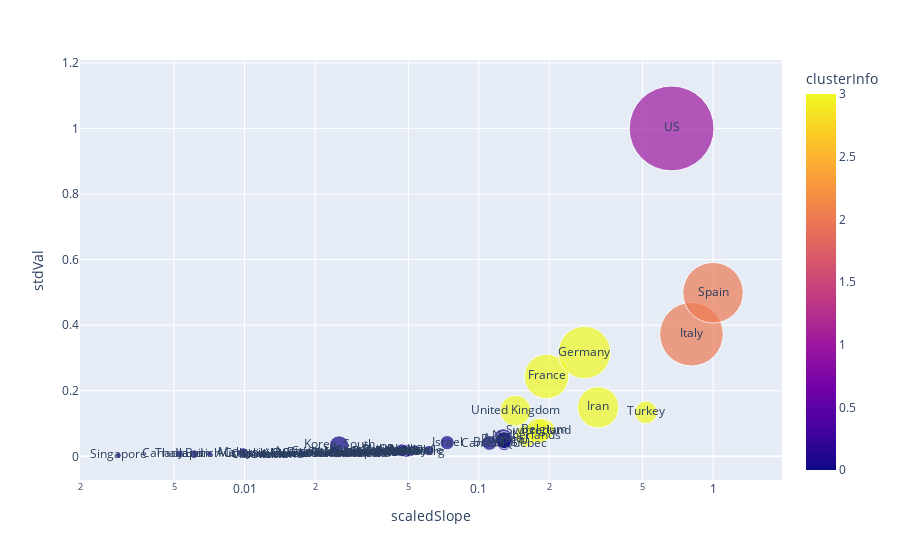

Notebook code for this chart:
### Code cell
import plotly.express as px
fig = px.scatter(filoverallSpacingDF, x="scaledSlope", y="stdVal",
	         size="lastValue", color="clusterInfo",
                 hover_name="countryName", log_x=True, size_max=60,text='countryName')
fig.update_layout(showlegend=False)
fig.show()

### Figure 1 — Plotly figure (JSON) as saved in the notebook; plotly's stock layout.template omitted (floating-point values rounded to 4 significant figures)
{"data": [{"hoverlabel": {"namelength": 0}, "hovertemplate": "<b>%{hovertext}</b><br><br>scaledSlope=%{x}<br>stdVal=%{y}<br>lastValue=%{marker.size}<br>countryName=%{text}<br>clusterInfo=%{marker.color}", "hovertext": ["AustraliaNew South Wales", "AustraliaVictoria", "Austria", "Belgium", "Brazil", "CanadaBritish Columbia", "CanadaOntario", "CanadaQuebec", "Chile", "Colombia", "Croatia", "Czechia", "Denmark", "Dominican Republic", "Ecuador", "Finland", "France", "Germany", "Greece", "Iceland", "India", "Indonesia", "Iran", "Ireland", "Israel", "Italy", "Japan", "Korea, South", "Luxembourg", "Malaysia", "Mexico", "Netherlands", "Norway", "Pakistan", "Panama", "Peru", "Philippines", "Poland", "Portugal", "Romania", "Russia", "Saudi Arabia", "Serbia", "Singapore", "Slovenia", "South Africa", "Spain", "Sweden", "Switzerland", "Thailand", "Turkey", "United Kingdom", "US"], "legendgroup": "", "marker": {"color": [0, 0, 0, 3, 0, 0, 0, 0, 0, 0, 0, 0, 0, 0, 0, 0, 3, 3, 0, 0, 0, 0, 3, 0, 0, 2, 0, 0, 0, 0, 0, 3, 0, 0, 0, 0, 0, 0, 0, 0, 0, 0, 0, 0, 0, 0, 2, 0, 3, 0, 3, 3, 1], "coloraxis": "coloraxis", "size": [2032, 917, 10180, 12775, 5717, 1013, 1966, 4162, 2738, 906, 867, 3308, 2860, 1109, 2240, 1418, 52128, 71808, 1314, 1135, 1397, 1528, 44605, 3235, 5358, 105792, 1953, 9786, 2178, 2766, 1094, 12595, 4641, 1938, 1181, 1065, 2084, 2311, 7443, 2245, 2337, 1563, 900, 926, 802, 1353, 95923, 4435, 16605, 1651, 13531, 25150, 188172], "sizemode": "area", "sizeref": 52.27, "symbol": "circle"}, "mode": "markers+text", "name": "", "showlegend": false, "text": ["AustraliaNew South Wales", "AustraliaVictoria", "Austria", "Belgium", "Brazil", "CanadaBritish Columbia", "CanadaOntario", "CanadaQuebec", "Chile", "Colombia", "Croatia", "Czechia", "Denmark", "Dominican Republic", "Ecuador", "Finland", "France", "Germany", "Greece", "Iceland", "India", "Indonesia", "Iran", "Ireland", "Israel", "Italy", "Japan", "Korea, South", "Luxembourg", "Malaysia", "Mexico", "Netherlands", "Norway", "Pakistan", "Panama", "Peru", "Philippines", "Poland", "Portugal", "Romania", "Russia", "Saudi Arabia", "Serbia", "Singapore", "Slovenia", "South Africa", "Spain", "Sweden", "Switzerland", "Thailand", "Turkey", "United Kingdom", "US"], "type": "scatter", "x": [0.02748, 0.01184, 0.1272, 0.1892, 0.111, 0.007093, 0.02392, 0.1282, 0.06114, 0.02473, 0.01067, 0.04988, 0.03718, 0.02606, 0.03082, 0.01779, 0.1946, 0.2826, 0.0159, 0.01463, 0.02036, 0.03144, 0.3233, 0.0534, 0.07329, 0.8089, 0.006096, 0.02533, 0.05104, 0.009874, 0.0157, 0.1592, 0.04889, 0.02897, 0.03351, 0.02272, 0.04256, 0.04367, 0.1282, 0.04071, 0.04834, 0.02656, 0.02316, 0.002895, 0.01219, 0.03257, 1, 0.04693, 0.1798, 0.005246, 0.5172, 0.1434, 0.6655], "xaxis": "x", "y": [0.0133, 0.006151, 0.05443, 0.08127, 0.04082, 0.006949, 0.01339, 0.03637, 0.01774, 0.005799, 0.004897, 0.01786, 0.01197, 0.008986, 0.01486, 0.0064, 0.2436, 0.3167, 0.005942, 0.004887, 0.009041, 0.007375, 0.1495, 0.01856, 0.04172, 0.3725, 0.006687, 0.03333, 0.01264, 0.0108, 0.007131, 0.06274, 0.01702, 0.0111, 0.00865, 0.0073, 0.01961, 0.01315, 0.04946, 0.01583, 0.01946, 0.009066, 0.00751, 0.003051, 0.002963, 0.01133, 0.4989, 0.0183, 0.07783, 0.007294, 0.1342, 0.1394, 1], "yaxis": "y"}], "layout": {"coloraxis": {"colorbar": {"title": {"text": "clusterInfo"}}, "colorscale": [[0, "#0d0887"], [0.1111, "#46039f"], [0.2222, "#7201a8"], [0.3333, "#9c179e"], [0.4444, "#bd3786"], [0.5556, "#d8576b"], [0.6667, "#ed7953"], [0.7778, "#fb9f3a"], [0.8889, "#fdca26"], [1, "#f0f921"]]}, "legend": {"itemsizing": "constant", "tracegroupgap": 0}, "margin": {"t": 60}, "showlegend": false, "xaxis": {"anchor": "y", "domain": [0, 1], "title": {"text": "scaledSlope"}, "type": "log"}, "yaxis": {"anchor": "x", "domain": [0, 1], "title": {"text": "stdVal"}}}}
